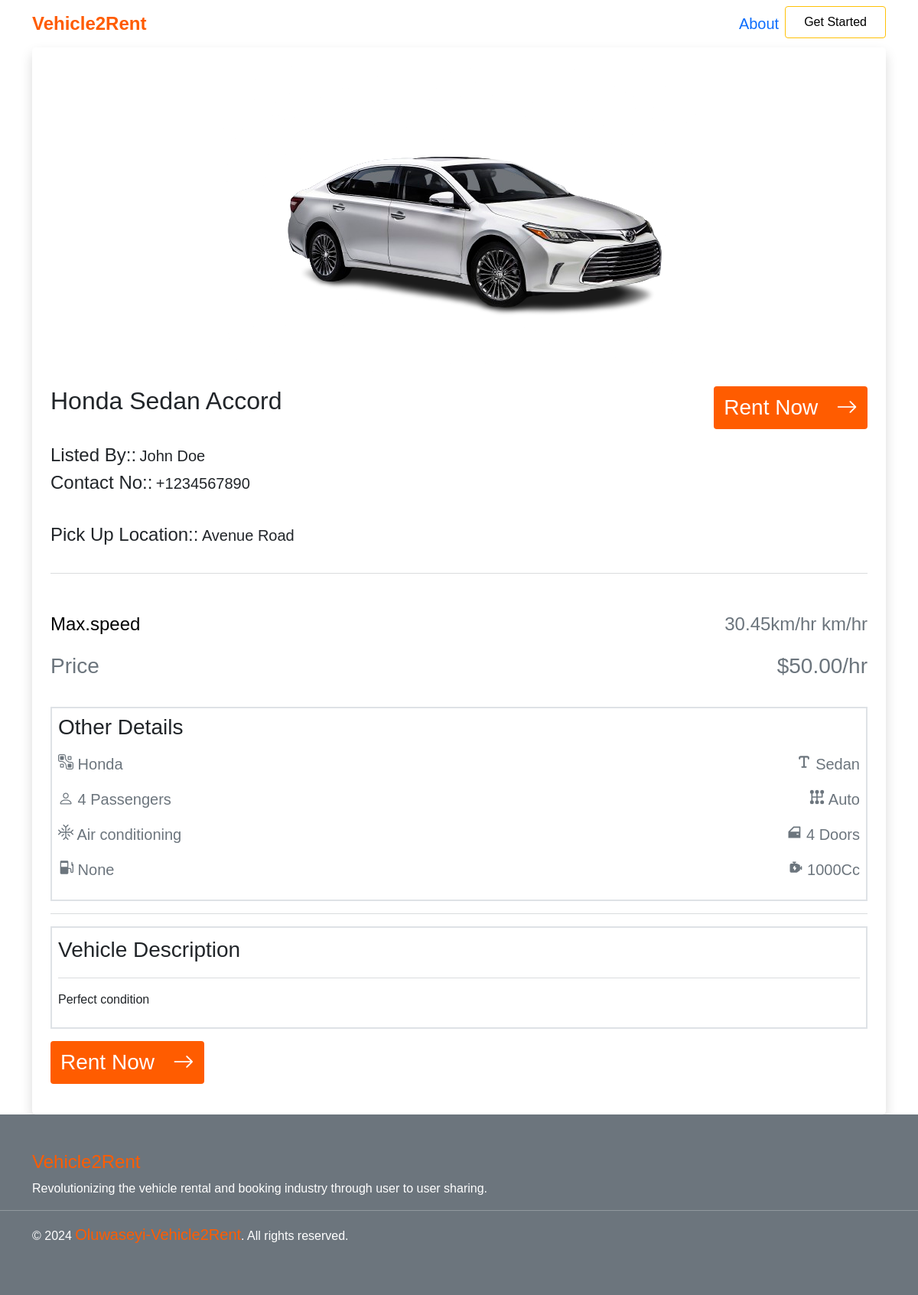
The app's page /vehicles/vehicle-detail/4bbe94dd-a5ef-4e1c-8fa0-521d40d2165a with its own data.
### apps/vehicles/models.py (models this page shows, shortened)
class Vehicle(BaseModel):
    owner = models.ForeignKey(
        CustomUser, on_delete=models.CASCADE, related_name="vehicle")
    vehicle_type = models.CharField(
        choices=choices.VEHICLE_TYPES, max_length=100, blank=True, null=True)
    vehicle_make = models.CharField(
        choices=choices.VEHICLE_MAKES, max_length=100, blank=True, null=True)
    model = models.CharField(max_length=100, blank=True, null=True)
    year = models.CharField(max_length=50, blank=True, null=True)
    max_speed = models.CharField(max_length=10, blank=True, null=True)
    total_doors = models.CharField(
        max_length=20, choices=choices.TOTAL_VEHICLE_DOORS, blank=True, null=True)
    transmission_type = models.CharField(
        max_length=50, choices=choices.TRANSMISSION_TYPES, blank=True, null=True)
    total_passengers = models.CharField(
        max_length=20, choices=choices.TOTAL_PASSENGERS, blank=True, null=True)
    registration_certificate = models.FileField(
        upload_to="vehicle certificates/", blank=True, null=True)
    fuel_type = models.CharField(
        max_length=50, choices=choices.FUEL_TYPE,  blank=True, null=True)
    temperature_regulator = models.CharField(
        max_length=50, choices=choices.TEMPERATURE_REGULATOR, default="Air Conditioning")
    engine_capacity = models.CharField(max_length=50, blank=True, null=True)
    availability_status = models.CharField(
        max_length=50, choices=choices.AVAILABILITY_STATUS, default="Available")
    price_per_hour = models.DecimalField(
        max_digits=10, decimal_places=2,  blank=True, null=True)
    pickup_location = models.CharField(max_length=150, blank=True, null=True)
    image = models.ImageField(
        upload_to="vehicle images/", blank=True, null=True)
    description = models.TextField(blank=True, null=True)
    objects = VehicleManager
    class Meta:
        indexes = [
            models.Index(fields=['vehicle_type']),
            models.Index(fields=['vehicle_make']),
        ]
        verbose_name = "Vehicle"
        verbose_name_plural = "Vehicles"
    def get_total_passengers(self):
        return f"{self.total_passengers} Passengers"
    def get_total_doors(self):
        return f"{self.total_doors} Doors"
    def get_max_speed(self):
        return f"{self.max_speed} km/hr"
    def get_price_per_hour(self):
        return f"${self.price_per_hour}/hr"

### apps/users/models.py (models this page shows, shortened)
class CustomUser(BaseModel, PermissionsMixin, AbstractBaseUser):
    first_name = models.CharField(max_length=100)
    last_name = models.CharField(max_length=100)
    email = models.EmailField(unique=True, max_length=100)
    gender = models.CharField(
        default="male", choices=choices.GENDER, max_length=10)
    phone_no = models.CharField(max_length=50, blank=True)
    document_type = models.CharField(
        max_length=100, choices=choices.DOCUMENT_TYPES)
    document = models.FileField(upload_to="documents/", help_text=_(
        "upload a legal document that truely identifies you for verification."),
        blank=True, null=True)
    profile_picture = models.ImageField(
        upload_to="profile picture/", default="images/dummy.png")
    personal_description = models.TextField(
        max_length=500, blank=True, null=True)
    is_active = models.BooleanField(default=True)
    is_staff = models.BooleanField(default=False)
    is_superuser = models.BooleanField(default=False)
    objects = CustomUserManager()
    USERNAME_FIELD = 'email'
    REQUIRED_FIELDS = ['first_name', 'last_name']
    class Meta:
        verbose_name = "User"
        verbose_name_plural = "Users"
    def get_full_name(self):
        return f"{self.first_name.capitalize()} {self.last_name.capitalize()}"

### apps/vehicles/views.py (the view)
# urls.py: path('vehicle-detail/<str:id>',views.VehicleDetailView.as_view(), name="vehicle_detail"),
class VehicleDetailView(generic.DetailView):
    model = Vehicle
    template_name = "vehicles/vehicle_details.html"
    context_object_name = "vehicle"
    pk_url_kwarg = "id"

### apps/vehicles/templates/vehicles/vehicle_details.html (shortened to what this page needs)
{% extends "base.html" %}
{% block content %}
    <main>
      <div class="container-sm">
        <div class="col">
          <div class="bg-white rounded-3 shadow p-4">
            <div class="rental-deal__img-wrapper d-flex align-items-center justify-content-center" >
              <img src="./media/images/avalon.png" class="img-fluid h-100" alt="" />
            </div>
            <div class="mt-3">
              <div class="d-md-flex justify-content-between">
                <h5 class="fw-medium fs-2">{{ vehicle.vehicle_make }} {{ vehicle.vehicle_type}} {{ vehicle.model }}</h5>
                <div class="py-2 py-md-0">
                  <a href="{% url "book_vehicle" vehicle_id=vehicle.id %}" class="btn d-inline-block custom-btn text-white fs-3" >
                    <span class="d-inline-block me-3">Rent Now</span>
                    <span><i class="bi bi-arrow-right"></i></span>
                  </a>
                </div>
              </div>
              <div class="py-3">
                <div>
                  <span class="fw-medium fs-4">Listed By::</span>
                  <span class="fs-5">{{ vehicle.owner.get_full_name }}</span>
                </div>
                 <div>
                  <span class="fw-medium fs-4">Contact No::</span>
                  <span class="fs-5">{{ vehicle.owner.phone_no }}</span>
                </div>
              </div>
              <div class="py-3">
                <div>
                  <span class="fw-medium fs-4">Pick Up Location::</span>
                  <span class="fs-5">{{ vehicle.pickup_location|capfirst }} </span>
                </div>
              </div>
              <hr class="bg-secondary" />
              <div class="py-3">
                <div class="d-flex align-items-center my-3 justify-content-between text-secondary fs-4" >
                  <div>
                    <span class="fw-medium text-black">Max.speed</span>
                  </div>
                  <div>
                    <span class="">{{ vehicle.get_max_speed }}</span>
                  </div>
                </div>
                <div class="d-flex align-items-center my-3 justify-content-between text-secondary fs-3" >
                  <div>
                    <span class="fw-medium">Price</span>
                  </div>
                  <div>
                    <span class="">{{ vehicle.get_price_per_hour }}</span>
                  </div>
                </div>
              </div>
              <div class="border border-2 p-2">
                <h3 class="fw-medium fs3">Other Details</h3>
                <div class="d-flex align-items-center my-3 justify-content-between text-secondary fs-5 fs-md-4" >
                  <div>
                    <span class="icomoon-free--make-group"></span>
                    <span>{{ vehicle.vehicle_make }}</span>
                  </div>
                  <div>
                    <span class="iconamoon--type-bold"></span>
                    <span>{{ vehicle.vehicle_type }}</span>
                  </div>
                </div>
                <div class="d-flex align-items-center my-3 justify-content-between text-secondary fs-5 fs-md-4" >
                  <div>
                    <span><i class="bi bi-person"></i></span>
                    <span>{{ vehicle.get_total_passengers }}</span>
                  </div>
                  <div>
                    <span class="icon-park-solid--manual-gear"></span>
                    <span>{{ vehicle.transmission_type }}</span>
                  </div>
                </div>
                <div class="d-flex my-3 align-items-center justify-content-between text-secondary fs-5 fs-md-4" >
                  <div>
                    <span
                      class="streamline--interface-weather-snow-flake-winter-freeze-snow-freezing-ice-cold-weather-snowflake">
                    </span>
                    <span>Air conditioning</span>
                  </div>
                  <div>
                    <span class="mdi--car-door"></span>
                    <span>{{ vehicle.get_total_doors }}</span>
                  </div>
                </div>
                <div class="d-flex my-3 align-items-center justify-content-between text-secondary fs-5 fs-md-4">
                  <div>
                    <span class="maki--fuel"></span>
                    <span> {{ vehicle.fuel_type }}</span>
                  </div>
                  <div>
                    <span class="mingcute--engine-fill"></span>
                    <span>{{ vehicle.engine_capacity }}</span>
                  </div>
                </div>
              </div>
              <hr class="bg-secondary" />
            </div>
            <div class="border border-2 p-2">
              <h3 class="fw-medium py-1">Vehicle Description</h3>
              <hr class="bg-secondary" />
              <p>
                {{ vehicle.description|capfirst }}
              </p>
            </div>
            <div class="my-3">
              <a href="{% url "book_vehicle" vehicle_id=vehicle.id %}" class="btn custom-btn text-white fs-3">
                <span class="d-inline-block me-3">Rent Now</span>
                <span><i class="bi bi-arrow-right"></i></span>
              </a>
            </div>
          </div>
        </div>
      </div>
    </main>
{% endblock content %}

### staticfiles/css/index.css (style rules this page uses)
:root { --custom-pri: #ff5c00; --white: #ffffff; }
* { margin: 0; padding: 0; box-sizing: border-box; }
body { font-family: "Poppins", sans-serif; }
main { min-height: 80vh; }
.custom-btn { background-color: var(--custom-pri); }
.icon-park-solid--manual-gear { display: inline-block; width: 1em; height: 1em; background-color: currentColor; -webkit-mask-image: var(--svg); mask-image: var(--svg); -webkit-mask-repeat: no-repeat; mask-repeat: no-repeat; -webkit-mask-size: 100% 100%; mask-size: 100% 100%; }
.mdi--car-door { display: inline-block; width: 1em; height: 1em; background-color: currentColor; -webkit-mask-image: var(--svg); mask-image: var(--svg); -webkit-mask-repeat: no-repeat; mask-repeat: no-repeat; -webkit-mask-size: 100% 100%; mask-size: 100% 100%; }
.streamline--interface-weather-snow-flake-winter-freeze-snow-freezing-ice-cold-weather-snowflake { display: inline-block; width: 1em; height: 1em; background-color: currentColor; -webkit-mask-image: var(--svg); mask-image: var(--svg); -webkit-mask-repeat: no-repeat; mask-repeat: no-repeat; -webkit-mask-size: 100% 100%; mask-size: 100% 100%; }
.maki--fuel { display: inline-block; width: 1em; height: 1em; background-color: currentColor; -webkit-mask-image: var(--svg); mask-image: var(--svg); -webkit-mask-repeat: no-repeat; mask-repeat: no-repeat; -webkit-mask-size: 100% 100%; mask-size: 100% 100%; }
.mingcute--engine-fill { display: inline-block; width: 1em; height: 1em; background-color: currentColor; -webkit-mask-image: var(--svg); mask-image: var(--svg); -webkit-mask-repeat: no-repeat; mask-repeat: no-repeat; -webkit-mask-size: 100% 100%; mask-size: 100% 100%; }
.icomoon-free--make-group { display: inline-block; width: 1em; height: 1em; background-color: currentColor; -webkit-mask-image: var(--svg); mask-image: var(--svg); -webkit-mask-repeat: no-repeat; mask-repeat: no-repeat; -webkit-mask-size: 100% 100%; mask-size: 100% 100%; }
.iconamoon--type-bold { display: inline-block; width: 1em; height: 1em; background-color: currentColor; -webkit-mask-image: var(--svg); mask-image: var(--svg); -webkit-mask-repeat: no-repeat; mask-repeat: no-repeat; -webkit-mask-size: 100% 100%; mask-size: 100% 100%; }

### staticfiles/css/all-cars.css (style rules this page uses)
:root { --custom-pri: #ff5c00; --white: #ffffff; }

### records on screen
Vehicle: vehicle_make "Honda", vehicle_type "Sedan", model "Accord", owner.get_full_name "John Doe", owner.phone_no "+1234567890", pickup_location "Avenue Road", get_max_speed "30.45km/hr km/hr", get_price_per_hour "$50.00/hr", get_total_passengers "4 Passengers", transmission_type "Auto", get_total_doors "4 Doors", fuel_type "None", engine_capacity "1000Cc", description "Perfect condition"
